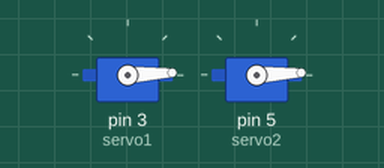
This sketch was run on a simulated Arduino Uno, built with avr-gcc and run on an emulated ATmega328P. Parts: 2 × servo.

Above: at 0.05 s.
At 0.9 s:
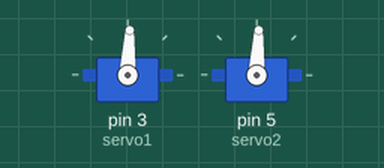
At 1.75 s:
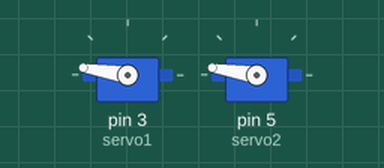
At 3.5 s:
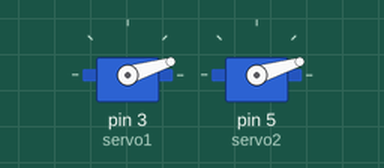
Timing chart, 0 to 8.4 s (numbered marks = the images above):
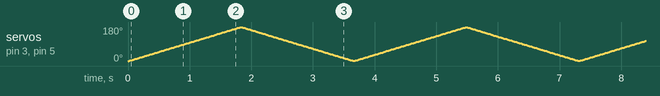

The sketch:

servo_test.ino
```cpp
#include <Servo.h>

Servo servo1;
Servo servo2;

int servoPos = 0;

void setup()
{
  servo1.attach(3);
  servo2.attach(5);
}

void loop()
{
  for(servoPos = 0; servoPos < 180; servoPos++)
  {
    servo1.write(servoPos);
    servo2.write(servoPos);
    delay(10);
  }

  for(servoPos = 180; servoPos > 0; servoPos--)
  {
    servo1.write(servoPos);
    servo2.write(servoPos);
    delay(10);
  }
}
```
